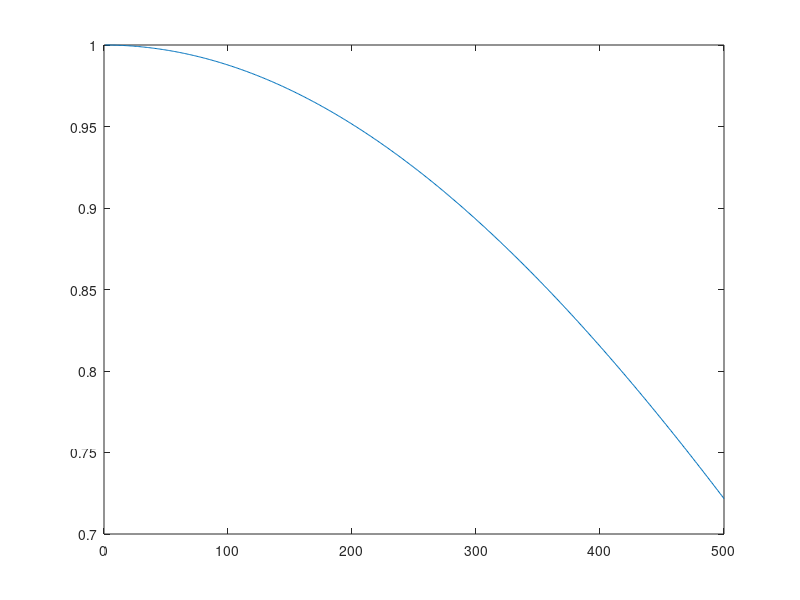

This figure's MATLAB source:
clear all;
close all;


f = 1:1:500;
d = 1e-3;   %in mm
v = 4;  %in ms^-1
H = zeros(400,1);
for i = 1:1:length(f)
    H(i) = (2*besselj(1,(pi*d*f(i)))/(pi*d*f(i)));
end
plot(f,H)
